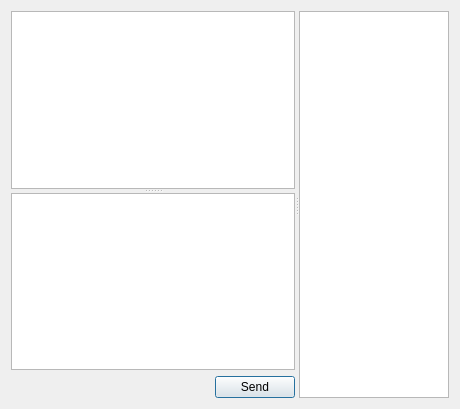
<?xml version="1.0" encoding="UTF-8"?>
<ui version="4.0">
 <class>ChatDialog</class>
 <widget class="QDialog" name="ChatDialog">
  <property name="geometry">
   <rect>
    <x>0</x>
    <y>0</y>
    <width>460</width>
    <height>409</height>
   </rect>
  </property>
  <property name="windowTitle">
   <string>Dialog</string>
  </property>
  <property name="modal">
   <bool>false</bool>
  </property>
  <layout class="QVBoxLayout" name="verticalLayout_3">
   <item>
    <widget class="QSplitter" name="splitter_2">
     <property name="orientation">
      <enum>Qt::Horizontal</enum>
     </property>
     <widget class="QWidget" name="verticalLayoutWidget">
      <layout class="QVBoxLayout" name="verticalLayout_2">
       <item>
        <widget class="QSplitter" name="splitter">
         <property name="orientation">
          <enum>Qt::Vertical</enum>
         </property>
         <widget class="QTextBrowser" name="_ChatBrowser"/>
         <widget class="QPlainTextEdit" name="_InputEditor"/>
        </widget>
       </item>
       <item>
        <layout class="QHBoxLayout" name="horizontalLayout">
         <item>
          <spacer name="horizontalSpacer">
           <property name="orientation">
            <enum>Qt::Horizontal</enum>
           </property>
           <property name="sizeHint" stdset="0">
            <size>
             <width>40</width>
             <height>20</height>
            </size>
           </property>
          </spacer>
         </item>
         <item>
          <widget class="QPushButton" name="_SendBtn">
           <property name="text">
            <string>Send</string>
           </property>
          </widget>
         </item>
        </layout>
       </item>
      </layout>
     </widget>
     <widget class="QListWidget" name="_PeerList">
      <property name="maximumSize">
       <size>
        <width>150</width>
        <height>16777215</height>
       </size>
      </property>
     </widget>
    </widget>
   </item>
  </layout>
 </widget>
 <resources/>
 <connections/>
</ui>
